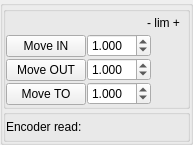
  <widget class="QGroupBox" name="lowerJaw" >
   <property name="geometry" >
    <rect>
     <x>10</x>
     <y>450</y>
     <width>190</width>
     <height>144</height>
    </rect>
   </property>
   <property name="title" >
    <string/>
   </property>
   <layout class="QVBoxLayout" >
    <property name="spacing" >
     <number>0</number>
    </property>
    <property name="leftMargin" >
     <number>0</number>
    </property>
    <property name="topMargin" >
     <number>0</number>
    </property>
    <property name="rightMargin" >
     <number>0</number>
    </property>
    <property name="bottomMargin" >
     <number>0</number>
    </property>
    <item>
     <widget class="TauGroupBox" name="lowerStepper" >
      <property name="flat" >
       <bool>true</bool>
      </property>
      <property name="showText" >
       <bool>false</bool>
      </property>
      <layout class="QGridLayout" >
       <property name="leftMargin" >
        <number>0</number>
       </property>
       <property name="topMargin" >
        <number>0</number>
       </property>
       <property name="rightMargin" >
        <number>0</number>
       </property>
       <property name="bottomMargin" >
        <number>0</number>
       </property>
       <property name="horizontalSpacing" >
        <number>0</number>
       </property>
       <property name="verticalSpacing" >
        <number>0</number>
       </property>
       <item row="0" column="0" >
        <layout class="QHBoxLayout" >
         <item>
          <widget class="TauValueLabel" name="lowerLabelState" >
           <property name="minimumSize" >
            <size>
             <width>50</width>
             <height>22</height>
            </size>
           </property>
           <property name="frameShape" >
            <enum>QFrame::NoFrame</enum>
           </property>
           <property name="frameShadow" >
            <enum>QFrame::Plain</enum>
           </property>
           <property name="showQuality" >
            <bool>false</bool>
           </property>
           <property name="useParentModel" >
            <bool>true</bool>
           </property>
           <property name="model" >
            <string>/State</string>
           </property>
          </widget>
         </item>
         <item>
          <widget class="TauStateLed" name="lowerLedState" >
           <property name="useParentModel" >
            <bool>true</bool>
           </property>
           <property name="model" >
            <string>/State</string>
           </property>
          </widget>
         </item>
         <item>
          <spacer>
           <property name="orientation" >
            <enum>Qt::Horizontal</enum>
           </property>
           <property name="sizeHint" >
            <size>
             <width>150</width>
             <height>20</height>
            </size>
           </property>
          </spacer>
         </item>
         <item>
          <widget class="TauLimitSwitch" name="lowerLimitN" >
           <property name="useParentModel" >
            <bool>true</bool>
           </property>
           <property name="model" >
            <string>/Limit_switches</string>
           </property>
           <property name="boolIndex" >
            <number>2</number>
           </property>
          </widget>
         </item>
         <item>
          <widget class="QLabel" name="lowerLimitLabel" >
           <property name="text" >
            <string>- lim +</string>
           </property>
           <property name="alignment" >
            <set>Qt::AlignCenter</set>
           </property>
          </widget>
         </item>
         <item>
          <widget class="TauLimitSwitch" name="lowerLimitP" >
           <property name="useParentModel" >
            <bool>true</bool>
           </property>
           <property name="model" >
            <string>/Limit_switches</string>
           </property>
           <property name="boolIndex" >
            <number>1</number>
           </property>
          </widget>
         </item>
        </layout>
       </item>
       <item row="1" column="0" >
        <layout class="QHBoxLayout" >
         <property name="spacing" >
          <number>1</number>
         </property>
         <item>
          <widget class="QPushButton" name="lowerMoveIn" >
           <property name="text" >
            <string>Move IN</string>
           </property>
          </widget>
         </item>
         <item>
          <widget class="QDoubleSpinBox" name="lowerInValue" >
           <property name="decimals" >
            <number>3</number>
           </property>
           <property name="minimum" >
            <double>0.005000000000000</double>
           </property>
           <property name="maximum" >
            <double>20.000000000000000</double>
           </property>
           <property name="singleStep" >
            <double>0.001000000000000</double>
           </property>
           <property name="value" >
            <double>1.000000000000000</double>
           </property>
          </widget>
         </item>
         <item>
          <widget class="TauConfigLabel" name="lowerInStepperUnits" >
           <property name="minimumSize" >
            <size>
             <width>35</width>
             <height>24</height>
            </size>
           </property>
           <property name="maximumSize" >
            <size>
             <width>35</width>
             <height>24</height>
            </size>
           </property>
           <property name="useParentModel" >
            <bool>true</bool>
           </property>
           <property name="model" >
            <string>/Position?configuration=unit</string>
           </property>
          </widget>
         </item>
        </layout>
       </item>
       <item row="2" column="0" >
        <layout class="QHBoxLayout" >
         <property name="spacing" >
          <number>1</number>
         </property>
         <item>
          <widget class="QPushButton" name="lowerMoveOut" >
           <property name="text" >
            <string>Move OUT</string>
           </property>
          </widget>
         </item>
         <item>
          <widget class="QDoubleSpinBox" name="lowerOutValue" >
           <property name="decimals" >
            <number>3</number>
           </property>
           <property name="minimum" >
            <double>0.005000000000000</double>
           </property>
           <property name="maximum" >
            <double>20.000000000000000</double>
           </property>
           <property name="singleStep" >
            <double>0.001000000000000</double>
           </property>
           <property name="value" >
            <double>1.000000000000000</double>
           </property>
          </widget>
         </item>
         <item>
          <widget class="TauConfigLabel" name="lowerOutStepperUnits" >
           <property name="minimumSize" >
            <size>
             <width>35</width>
             <height>24</height>
            </size>
           </property>
           <property name="maximumSize" >
            <size>
             <width>35</width>
             <height>24</height>
            </size>
           </property>
           <property name="useParentModel" >
            <bool>true</bool>
           </property>
           <property name="model" >
            <string>/Position?configuration=unit</string>
           </property>
          </widget>
         </item>
        </layout>
       </item>
       <item row="3" column="0" >
        <layout class="QHBoxLayout" >
         <property name="spacing" >
          <number>1</number>
         </property>
         <item>
          <widget class="QPushButton" name="lowerMoveAbs" >
           <property name="text" >
            <string>Move TO</string>
           </property>
          </widget>
         </item>
         <item>
          <widget class="QDoubleSpinBox" name="lowerAbsValue" >
           <property name="decimals" >
            <number>3</number>
           </property>
           <property name="maximum" >
            <double>20.000000000000000</double>
           </property>
           <property name="singleStep" >
            <double>0.001000000000000</double>
           </property>
           <property name="value" >
            <double>1.000000000000000</double>
           </property>
          </widget>
         </item>
         <item>
          <widget class="TauConfigLabel" name="lowerAbsStepperUnits" >
           <property name="minimumSize" >
            <size>
             <width>35</width>
             <height>24</height>
            </size>
           </property>
           <property name="maximumSize" >
            <size>
             <width>35</width>
             <height>24</height>
            </size>
           </property>
           <property name="useParentModel" >
            <bool>true</bool>
           </property>
           <property name="model" >
            <string>/Position?configuration=unit</string>
           </property>
          </widget>
         </item>
        </layout>
       </item>
      </layout>
     </widget>
    </item>
    <item>
     <widget class="TauGroupBox" name="lowerEnc" >
      <property name="sizePolicy" >
       <sizepolicy vsizetype="Expanding" hsizetype="Expanding" >
        <horstretch>0</horstretch>
        <verstretch>0</verstretch>
       </sizepolicy>
      </property>
      <property name="flat" >
       <bool>true</bool>
      </property>
      <property name="showText" >
       <bool>false</bool>
      </property>
      <layout class="QGridLayout" >
       <property name="leftMargin" >
        <number>0</number>
       </property>
       <property name="topMargin" >
        <number>0</number>
       </property>
       <property name="rightMargin" >
        <number>0</number>
       </property>
       <property name="bottomMargin" >
        <number>0</number>
       </property>
       <property name="horizontalSpacing" >
        <number>-1</number>
       </property>
       <property name="verticalSpacing" >
        <number>0</number>
       </property>
       <item row="0" column="0" >
        <layout class="QHBoxLayout" >
         <item>
          <widget class="QLabel" name="lowerEncLabel" >
           <property name="text" >
            <string>Encoder read:</string>
           </property>
          </widget>
         </item>
         <item>
          <widget class="TauValueLabel" name="lowerEncRead" >
           <property name="sizePolicy" >
            <sizepolicy vsizetype="Preferred" hsizetype="Minimum" >
             <horstretch>0</horstretch>
             <verstretch>0</verstretch>
            </sizepolicy>
           </property>
           <property name="useParentModel" >
            <bool>true</bool>
           </property>
           <property name="model" >
            <string>/Position</string>
           </property>
          </widget>
         </item>
         <item>
          <widget class="TauConfigLabel" name="lowerEncUnits" >
           <property name="minimumSize" >
            <size>
             <width>35</width>
             <height>24</height>
            </size>
           </property>
           <property name="maximumSize" >
            <size>
             <width>35</width>
             <height>24</height>
            </size>
           </property>
           <property name="useParentModel" >
            <bool>true</bool>
           </property>
           <property name="model" >
            <string>/Position?configuration=unit</string>
           </property>
          </widget>
         </item>
        </layout>
       </item>
      </layout>
     </widget>
    </item>
   </layout>
  </widget>
